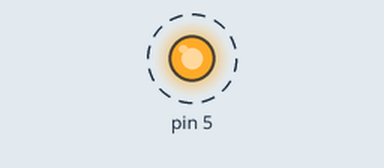
Bench run of a sketch on a simulated Arduino Uno, built with avr-gcc and run on an emulated ATmega328P. Parts: output pins drawn as LEDs (lit = HIGH). Dashed ring = blinking. What the sketch prints to the serial monitor is not drawn.

Above: at 0.5 s.
Timing chart, 0 to 4.6 s (numbered marks = the images above):
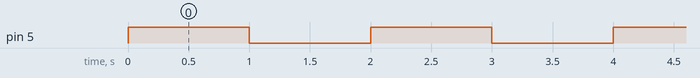

The sketch:

LED_BLINK.ino.ino
```cpp
void setup() {
  pinMode(5, OUTPUT);
  Serial.begin(9600);
}

void loop() {
  digitalWrite(5, HIGH);
  Serial.println("LED ON");
  delay(1000);

  digitalWrite(5, LOW);
  Serial.println("LED OFF");
  delay(1000);
}
```

Measured:
- by itself, pin 5: alternates HIGH for 1.0 s and LOW for 1.0 s
